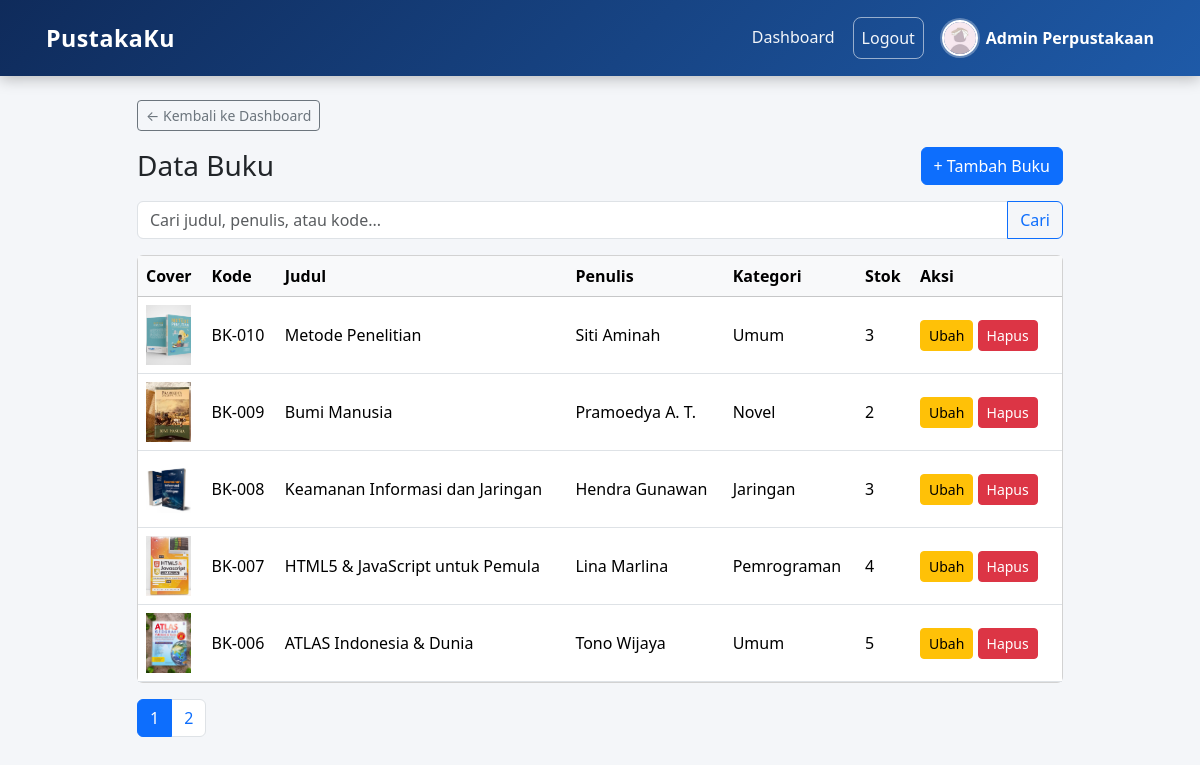
/projek/admin/buku/index.php (signed in), run on the app's committed database.
### tables this page shows
CREATE TABLE `buku` (
  `id` int(11) NOT NULL,
  `kode_buku` varchar(20) NOT NULL,
  `judul` varchar(200) NOT NULL,
  `penulis` varchar(100) DEFAULT NULL,
  `penerbit` varchar(100) DEFAULT NULL,
  `tahun_terbit` year(4) DEFAULT NULL,
  `kategori_id` int(11) DEFAULT NULL,
  `stok` int(11) NOT NULL DEFAULT 0,
  `sinopsis` text DEFAULT NULL,
  `cover` varchar(255) NOT NULL DEFAULT 'no-cover.png',
  `created_at` timestamp NOT NULL DEFAULT current_timestamp()
);

CREATE TABLE `kategori` (
  `id` int(11) NOT NULL,
  `nama_kategori` varchar(50) NOT NULL
);

### projek/includes/functions.php (called while the page is built, shortened)
<?php
function url_cover($cover) {
    return '/projek/uploads/cover/' . $cover;
}
?>

### projek/admin/buku/index.php (the view, shortened to what this page needs)
<?php
include '../../config/koneksi.php';
include_once '../../includes/functions.php';
$cari = isset($_GET['cari']) ? trim($_GET['cari']) : '';
$halaman = isset($_GET['halaman']) ? (int) $_GET['halaman'] : 1;
$per_halaman = 5;
$offset = ($halaman - 1) * $per_halaman;
$like = "%" . $cari . "%";
$q_total = mysqli_prepare(
    $koneksi,
    "SELECT COUNT(*) AS total FROM buku
     WHERE judul LIKE ? OR penulis LIKE ? OR kode_buku LIKE ?"
);
mysqli_stmt_bind_param($q_total, 'sss', $like, $like, $like);
mysqli_stmt_execute($q_total);
$r_total = mysqli_stmt_get_result($q_total);
$total_data = mysqli_fetch_assoc($r_total)['total'];
$total_halaman = ceil($total_data / $per_halaman);
$query = mysqli_prepare(
    $koneksi,
    "SELECT b.*, k.nama_kategori
     FROM buku b
     LEFT JOIN kategori k ON b.kategori_id = k.id
     WHERE b.judul LIKE ? OR b.penulis LIKE ? OR b.kode_buku LIKE ?
     ORDER BY b.id DESC
     LIMIT ? OFFSET ?"
);
mysqli_stmt_bind_param($query, 'sssii', $like, $like, $like, $per_halaman, $offset);
mysqli_stmt_execute($query);
$data_buku = mysqli_stmt_get_result($query);
include '../../includes/header.php';
?>
<div class="row">
    <div class="col-lg-10 mx-auto">
        <a href="<?= $base_url ?>/admin/dashboard.php" class="btn btn-outline-secondary btn-sm mb-3 no-print">
            &larr; Kembali ke Dashboard
        </a>
        <div class="d-flex justify-content-between align-items-center mb-3">
            <h3 class="mb-0">Data Buku</h3>
            <a href="tambah.php" class="btn btn-primary">+ Tambah Buku</a>
        </div>
        <form method="GET" class="input-group mb-3">
            <input type="text" name="cari" class="form-control"
                   placeholder="Cari judul, penulis, atau kode..."
                   value="<?= htmlspecialchars($cari) ?>">
            <button class="btn btn-outline-primary" type="submit">Cari</button>
        </form>
        <div class="card">
            <div class="table-responsive">
                <table class="table table-hover align-middle mb-0">
                    <thead class="table-light">
                        <tr>
                            <th>Cover</th>
                            <th>Kode</th>
                            <th>Judul</th>
                            <th>Penulis</th>
                            <th>Kategori</th>
                            <th>Stok</th>
                            <th style="width: 150px;">Aksi</th>
                        </tr>
                    </thead>
                    <tbody>
                        <?php while ($b = mysqli_fetch_assoc($data_buku)) { ?>
                            <tr>
                                <td>
                                    <img src="<?= url_cover($b['cover']) ?>" alt="cover" style="width: 45px; height: 60px; object-fit: cover;">
                                </td>
                                <td><?= htmlspecialchars($b['kode_buku']) ?></td>
                                <td><?= htmlspecialchars($b['judul']) ?></td>
                                <td><?= htmlspecialchars((string) $b['penulis']) ?></td>
                                <td><?= htmlspecialchars((string) $b['nama_kategori']) ?></td>
                                <td><?= $b['stok'] ?></td>
                                <td>
                                    <a href="edit.php?id=<?= $b['id'] ?>" class="btn btn-sm btn-warning">Ubah</a>
                                    <form method="POST" action="hapus.php" class="d-inline form-konfirmasi" data-pesan="Hapus buku &quot;<?= htmlspecialchars($b['judul']) ?>&quot;?">
                                        <button type="submit" name="hapus" class="btn btn-sm btn-danger">Hapus</button>
                                    </form>
                                </td>
                            </tr>
                        <?php } ?>
                    </tbody>
                </table>
            </div>
        </div>
        <?php if ($total_halaman > 1) { ?>
            <nav class="mt-3">
                <ul class="pagination">
                    <?php for ($i = 1; $i <= $total_halaman; $i++) { ?>
                        <li class="page-item <?= $i == $halaman ? 'active' : '' ?>">
                            <a class="page-link" href="?cari=<?= urlencode($cari) ?>&halaman=<?= $i ?>"><?= $i ?></a>
                        </li>
                    <?php } ?>
                </ul>
            </nav>
        <?php } ?>
    </div>
</div>
<?php
include '../../includes/footer.php';
?>

### projek/assets/style.css (style rules this page uses)
:root { --warna-utama: #1e5aa8; --warna-latar: #f4f6f9; }
body { background-color: var(--warna-latar); }

### data on the page
buku: cover (picture), kode_buku "BK-010", judul "Metode Penelitian", penulis "Siti Aminah", kategori.nama_kategori "Umum", stok "3"
buku: cover (picture), kode_buku "BK-009", judul "Bumi Manusia", penulis "Pramoedya A. T.", kategori.nama_kategori "Novel", stok "2"
buku: cover (picture), kode_buku "BK-008", judul "Keamanan Informasi dan Jaringan", penulis "Hendra Gunawan", kategori.nama_kategori "Jaringan", stok "3"
buku: cover (picture), kode_buku "BK-007", judul "HTML5 & JavaScript untuk Pemula", penulis "Lina Marlina", kategori.nama_kategori "Pemrograman", stok "4"
buku: cover (picture), kode_buku "BK-006", judul "ATLAS Indonesia & Dunia", penulis "Tono Wijaya", kategori.nama_kategori "Umum", stok "5"

### other printed values
$_SESSION['nama'] "Admin Perpustakaan"
